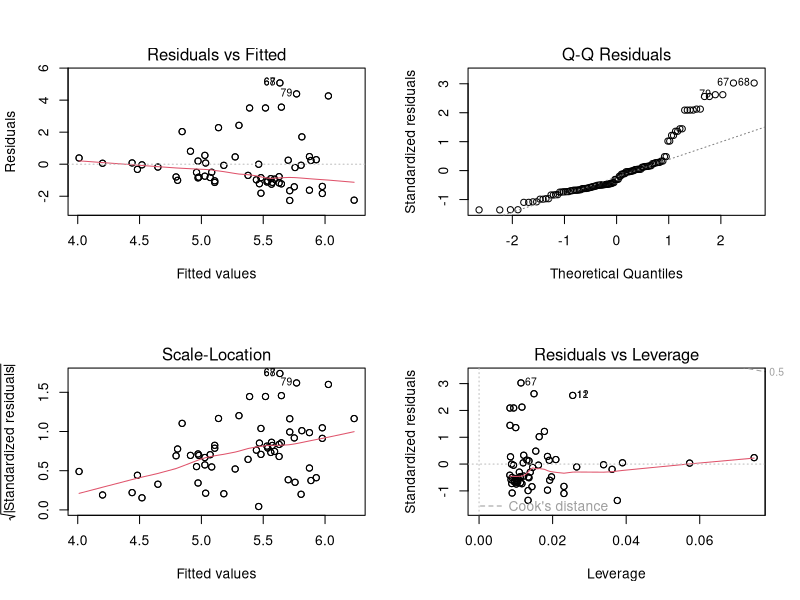
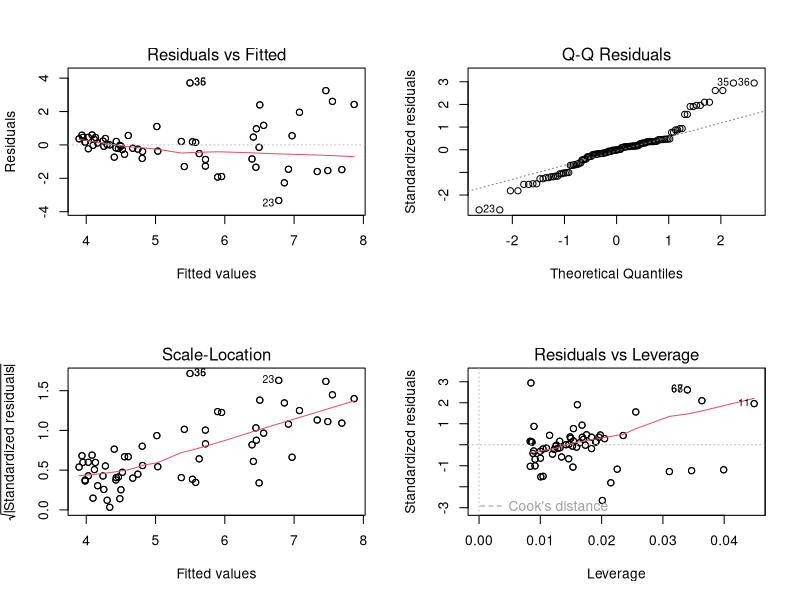
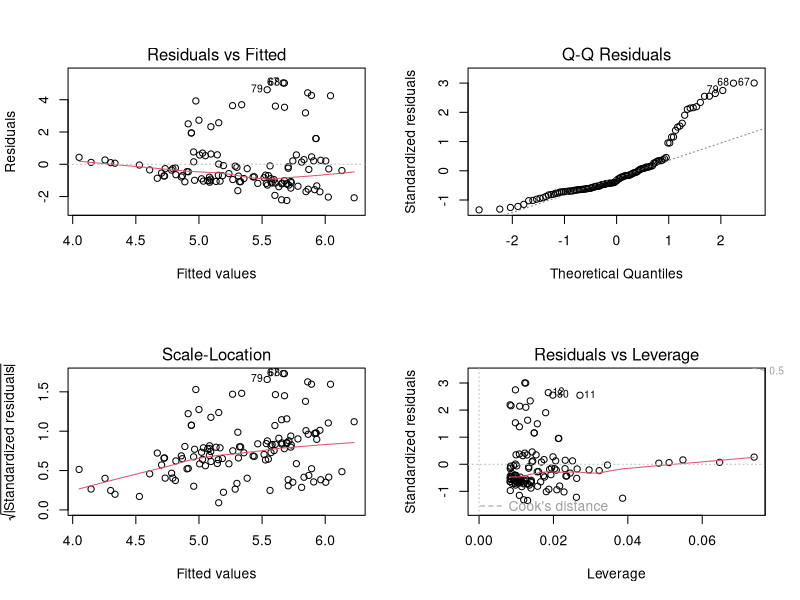
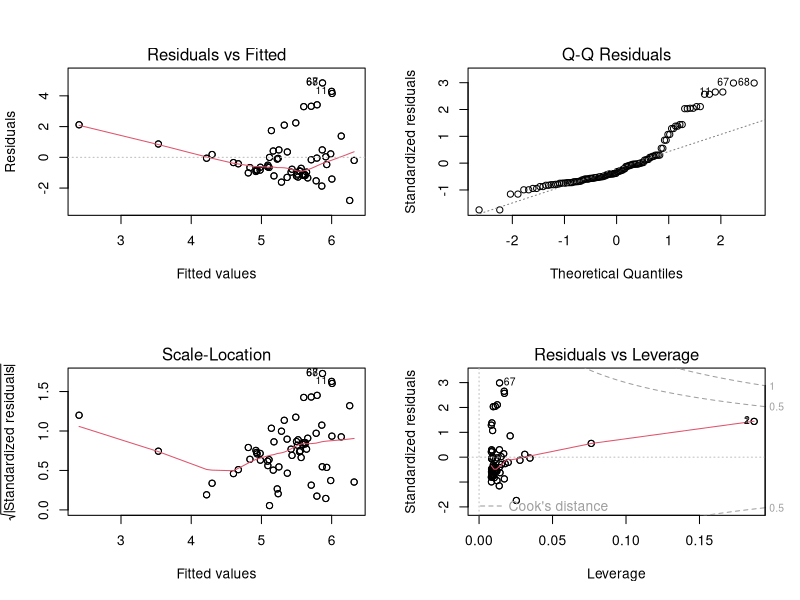
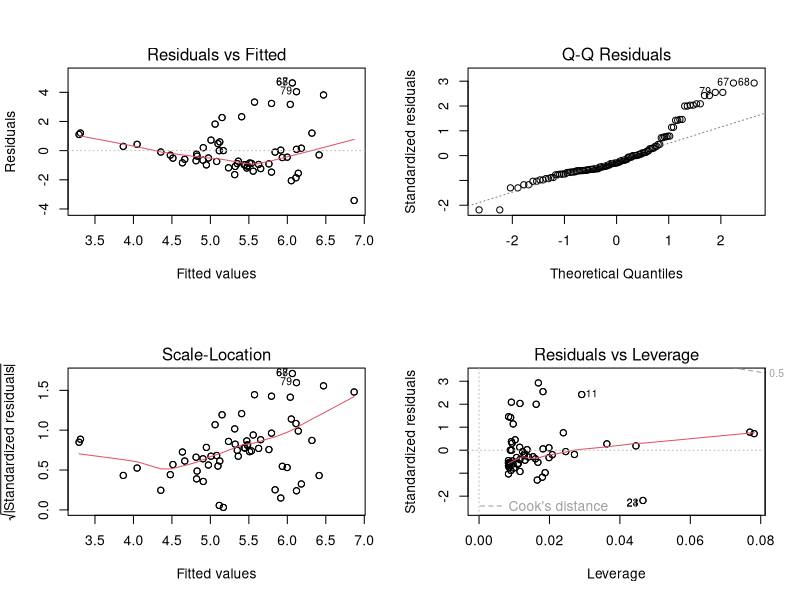
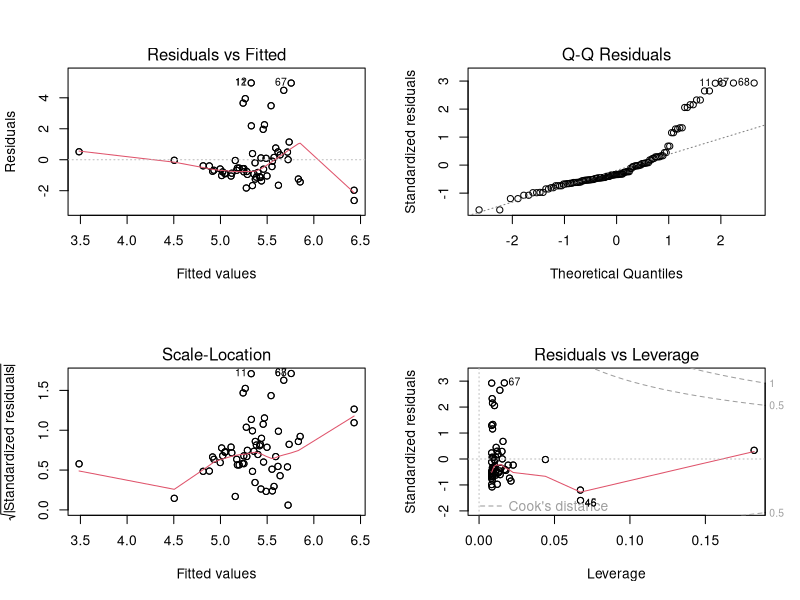
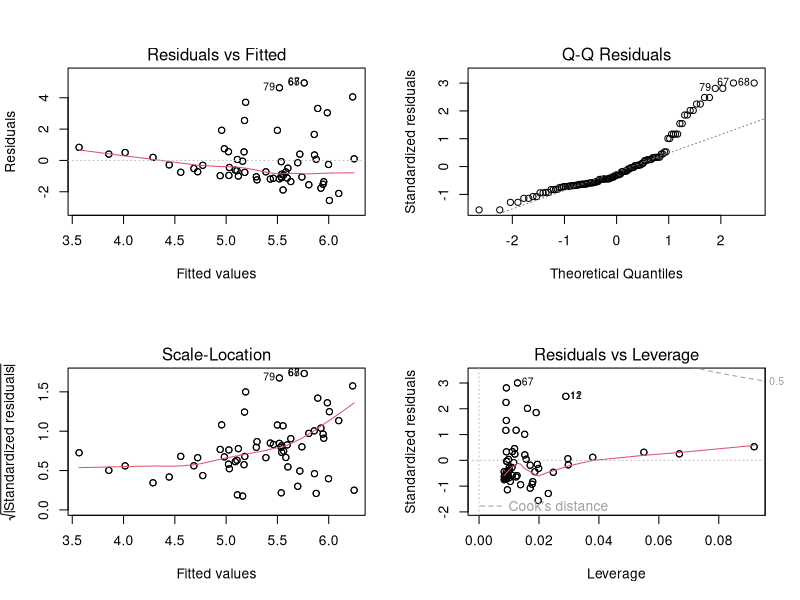
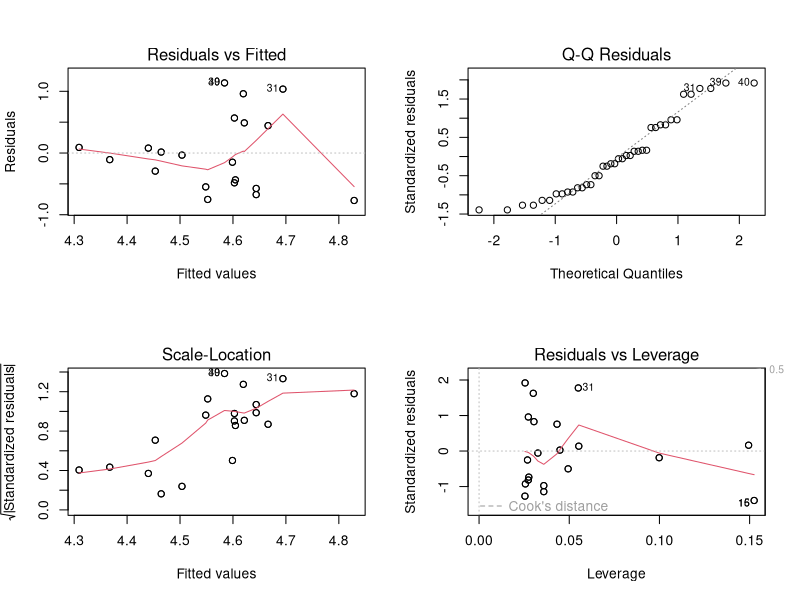

Write R code to recreate these figures, in order.
library(tidyverse)
library(readxl)
library(gridExtra)
library(ggpubr)
library(reshape2)
library(lme4)

maize <- read_excel("Maize dataset.xlsx")

#1. checking for normal distribution
#1.1 without treatment differentiation
spad.model <- lm(FM_Rest_Ernteblatt ~ SPAD, data = maize)
lab.model <- lm(FM_Rest_Ernteblatt ~ Chl_Labor, data = maize)
dualex.model <- lm(FM_Rest_Ernteblatt ~ Chl, data = maize)
multi.model1 <- lm(FM_Rest_Ernteblatt ~ SFR_R, data = maize)
multi.model2 <- lm(FM_Rest_Ernteblatt ~ SFR_G, data = maize)
field.model1 <- lm(FM_Rest_Ernteblatt ~ NDWI, data = maize)
field.model2 <- lm(FM_Rest_Ernteblatt ~ ChlNDI, data = maize)

par(mfrow = c(2, 2))
plot(spad.model)
plot(lab.model)
plot(dualex.model)
plot(multi.model1)
plot(multi.model2)
plot(field.model1)
plot(field.model2)
par(mfrow = c(1, 1))

shapiro.test(maize$FM_Rest_Ernteblatt)
shapiro.test(maize$Pflanzenhoehe)
shapiro.test(maize$SPAD)
shapiro.test(maize$Chl_Labor)
shapiro.test(maize$Chl)
shapiro.test(maize$SFR_R)
shapiro.test(maize$SFR_G)
shapiro.test(maize$NDWI)
shapiro.test(maize$ChlNDI)

#1.2 with treatment differentiation
mangel <- filter(maize, Treatment == "Nährstoffmangel")
trocken <- filter(maize, Treatment == "Trockenstress")
kontr <- filter(maize, Treatment == "Kontrolle")

#mangel
spad.model <- lm(FM_Rest_Ernteblatt ~ SPAD, data = mangel)
lab.model <- lm(FM_Rest_Ernteblatt ~ Chl_Labor, data = mangel)
dualex.model <- lm(FM_Rest_Ernteblatt ~ Chl, data = mangel)
multi.model1 <- lm(FM_Rest_Ernteblatt ~ SFR_R, data = mangel)
multi.model2 <- lm(FM_Rest_Ernteblatt ~ SFR_G, data = mangel)
field.model1 <- lm(FM_Rest_Ernteblatt ~ NDWI, data = mangel)
field.model2 <- lm(FM_Rest_Ernteblatt ~ ChlNDI, data = mangel)

par(mfrow = c(2, 2))
plot(spad.model)
plot(lab.model)
plot(dualex.model)
plot(multi.model1)
plot(multi.model2)
plot(field.model1)
plot(field.model2)
par(mfrow = c(1, 1))

shapiro.test(mangel$FM_Rest_Ernteblatt)
shapiro.test(mangel$Pflanzenhoehe)
shapiro.test(mangel$SPAD)
shapiro.test(mangel$Chl_Labor)
shapiro.test(mangel$Chl)
shapiro.test(mangel$SFR_R)
shapiro.test(mangel$SFR_G)
shapiro.test(mangel$NDWI)
shapiro.test(mangel$ChlNDI)

#trocken
spad.model <- lm(FM_Rest_Ernteblatt ~ SPAD, data = trocken)
lab.model <- lm(FM_Rest_Ernteblatt ~ Chl_Labor, data = trocken)
dualex.model <- lm(FM_Rest_Ernteblatt ~ Chl, data = trocken)
multi.model1 <- lm(FM_Rest_Ernteblatt ~ SFR_R, data = trocken)
multi.model2 <- lm(FM_Rest_Ernteblatt ~ SFR_G, data = trocken)
field.model1 <- lm(FM_Rest_Ernteblatt ~ NDWI, data = trocken)
field.model2 <- lm(FM_Rest_Ernteblatt ~ ChlNDI, data = trocken)

par(mfrow = c(2, 2))
plot(spad.model)
plot(lab.model)
plot(dualex.model)
plot(multi.model1)
plot(multi.model2)
plot(field.model1)
plot(field.model2)
par(mfrow = c(1, 1))

shapiro.test(trocken$FM_Rest_Ernteblatt)
shapiro.test(trocken$Pflanzenhoehe)
shapiro.test(trocken$SPAD)
shapiro.test(trocken$Chl_Labor)
shapiro.test(trocken$Chl)
shapiro.test(trocken$SFR_R)
shapiro.test(trocken$SFR_G)
shapiro.test(trocken$NDWI)
shapiro.test(trocken$ChlNDI)

#kontrolle
spad.model <- lm(FM_Rest_Ernteblatt ~ SPAD, data = kontr)
lab.model <- lm(FM_Rest_Ernteblatt ~ Chl_Labor, data = kontr)
dualex.model <- lm(FM_Rest_Ernteblatt ~ Chl, data = kontr)
multi.model1 <- lm(FM_Rest_Ernteblatt ~ SFR_R, data = kontr)
multi.model2 <- lm(FM_Rest_Ernteblatt ~ SFR_G, data = kontr)
field.model1 <- lm(FM_Rest_Ernteblatt ~ NDWI, data = kontr)
field.model2 <- lm(FM_Rest_Ernteblatt ~ ChlNDI, data = kontr)

par(mfrow = c(2, 2))
plot(spad.model)
plot(lab.model)
plot(dualex.model)
plot(multi.model1)
plot(multi.model2)
plot(field.model1)
plot(field.model2)
par(mfrow = c(1, 1))

shapiro.test(kontr$FM_Rest_Ernteblatt)
shapiro.test(kontr$Pflanzenhoehe)
shapiro.test(kontr$SPAD)
shapiro.test(kontr$Chl_Labor)
shapiro.test(kontr$Chl)
shapiro.test(kontr$SFR_R)
shapiro.test(kontr$SFR_G)
shapiro.test(kontr$NDWI)
shapiro.test(kontr$ChlNDI)

#2. plotting the correlation (I used pearson for now, not shure about it though)
#2.1 whole dataset
#correlation matrix
cor.df <- select(maize, Chl_Labor, SPAD, Chl, SFR_R, ChlNDI)

cormat <- round(cor(cor.df),2)

get_lower_tri<-function(cormat){
  cormat[upper.tri(cormat)] <- NA
  return(cormat)
}

get_upper_tri <- function(cormat){
  cormat[lower.tri(cormat)]<- NA
  return(cormat)
}

lt <- get_lower_tri(cormat)
lt

lt <- melt(lt)

ggplot(lt, aes(Var2, Var1, fill = value))+
  geom_tile(color = "white")+
  scale_fill_gradient2(low = "blue", high = "red", mid = "white", 
                       midpoint = 0, limit = c(-1,1), space = "Lab", 
                       name="Pearson\nCorrelation") +
  theme_minimal()+ 
  theme(axis.text.x = element_text(angle = 45, vjust = 1, 
                                   size = 12, hjust = 1))+
  coord_fixed()
  
upper_tri <- get_upper_tri(cormat)

melted_cormat <- melt(upper_tri, na.rm = TRUE)

ggheatmap <- ggplot(melted_cormat, aes(Var2, Var1, fill = value))+
  geom_tile(color = "white")+
  scale_fill_gradient2(low = "blue", high = "red", mid = "white", 
                       midpoint = 0, limit = c(-1,1), space = "Lab", 
                       name="Pearson\nCorrelation") +
  theme_minimal()+ # minimal theme
  theme(axis.text.x = element_text(angle = 45, vjust = 1, 
                                   size = 12, hjust = 1)) +
  ggtitle("No Treatment Differentiation") +
  coord_fixed()

ggheatmap + 
  geom_text(aes(Var2, Var1, label = value), color = "black", size = 4) +
  theme(
    axis.title.x = element_blank(),
    axis.title.y = element_blank(),
    panel.grid.major = element_blank(),
    panel.border = element_blank(),
    panel.background = element_blank(),
    axis.ticks = element_blank(),
    legend.justification = c(1, 0),
    legend.position = c(0.6, 0.7),
    legend.direction = "horizontal")+
  guides(fill = guide_colorbar(barwidth = 7, barheight = 1,
                               title.position = "top", title.hjust = 0.5))

#SPAD
a <- ggscatter(maize, x = "SPAD", y = "Chl_Labor", 
          add = "reg.line",                        
          conf.int = TRUE, cor.method = "pearson", cor.coef = TRUE,                       
          color = "Treatment", palette = "jco", title = "SPAD",         
          shape = "Treatment")

e <- ggplot(maize, aes(x = SPAD, y = Chl_Labor, color = Treatment, shape = Treatment)) +
  geom_point() + 
  geom_smooth(method = lm) +
  ggtitle("SPAD") +
  theme_bw()
  
#dualex
b <- ggscatter(maize, x = "Chl", y = "Chl_Labor", 
          add = "reg.line",                        
          conf.int = TRUE, cor.method = "pearson", cor.coef = TRUE,                       
          color = "Treatment", palette = "jco", title = "Dualex",           
          shape = "Treatment")

f <- ggplot(maize, aes(x = Chl, y = Chl_Labor, color = Treatment, shape = Treatment)) +
  geom_point() + 
  geom_smooth(method = lm) + 
  ggtitle("Dualex") +
  theme_bw()

#multiplex
c <- ggscatter(maize, x = "SFR_R", y = "Chl_Labor", 
          add = "reg.line",                        
          conf.int = TRUE, cor.method = "pearson", cor.coef = TRUE,                       
          color = "Treatment", palette = "jco", title = "Multiplex",          
          shape = "Treatment")

g <- ggplot(maize, aes(x = SFR_R, y = Chl_Labor, color = Treatment, shape = Treatment)) +
  geom_point() + 
  geom_smooth(method = lm) + 
  ggtitle("Multiplex") +
  theme_bw()

#FieldSpec
d <- ggscatter(maize, x = "ChlNDI", y = "Chl_Labor", 
          add = "reg.line",                        
          conf.int = TRUE, cor.method = "pearson", cor.coef = TRUE,                       
          color = "Treatment", palette = "jco", title = "Fieldspec",           
          shape = "Treatment")

h <- ggplot(maize, aes(x = ChlNDI, y = Chl_Labor, color = Treatment, shape = Treatment)) +
  geom_point() + 
  geom_smooth(method = lm) + 
  ggtitle("Fieldspec") +
  theme_bw()

ggarrange(a, b, c, d)
ggarrange(e, f, g, h)

#2.2 with treatment differentiation 
#mangel
cor.df <- select(mangel, Chl_Labor, SPAD, Chl, SFR_R, ChlNDI)

cormat <- round(cor(cor.df),2)

lt <- get_upper_tri(cormat)
lt

lt <- melt(lt, na.rm = TRUE)

ggheatmap <- ggplot(lt, aes(Var2, Var1, fill = value))+
  geom_tile(color = "white")+
  scale_fill_gradient2(low = "blue", high = "red", mid = "white", 
                       midpoint = 0, limit = c(-1,1), space = "Lab", 
                       name="Pearson\nCorrelation") +
  theme_minimal()+ 
  theme(axis.text.x = element_text(angle = 45, vjust = 1, 
                                   size = 12, hjust = 1)) +
  ggtitle("Mangel") +
  coord_fixed()

ggheatmap + 
  geom_text(aes(Var2, Var1, label = value), color = "black", size = 4) +
  theme(
    axis.title.x = element_blank(),
    axis.title.y = element_blank(),
    panel.grid.major = element_blank(),
    panel.border = element_blank(),
    panel.background = element_blank(),
    axis.ticks = element_blank(),
    legend.justification = c(1, 0),
    legend.position = c(0.6, 0.7),
    legend.direction = "horizontal")+
  guides(fill = guide_colorbar(barwidth = 7, barheight = 1,
                               title.position = "top", title.hjust = 0.5))

#spad
a <- ggscatter(mangel, x = "SPAD", y = "Chl_Labor", 
          add = "reg.line",                        
          conf.int = TRUE, cor.method = "pearson", cor.coef = TRUE,                       
          color = "Treatment", palette = "jco", title = "SPAD",          
          shape = "Treatment")

#dualex
b <- ggscatter(mangel, x = "Chl", y = "Chl_Labor", 
          add = "reg.line",                        
          conf.int = TRUE, cor.method = "pearson", cor.coef = TRUE,                       
          color = "Treatment", palette = "jco", title =  "Dualex",          
          shape = "Treatment")

#multiplex
c <- ggscatter(mangel, x = "SFR_R", y = "Chl_Labor", 
          add = "reg.line",                        
          conf.int = TRUE, cor.method = "pearson", cor.coef = TRUE,                       
          color = "Treatment", palette = "jco", title = "Multiplex",          
          shape = "Treatment")

#fieldspec
d <- ggscatter(mangel, x = "ChlNDI", y = "Chl_Labor", 
          add = "reg.line",                        
          conf.int = TRUE, cor.method = "pearson", cor.coef = TRUE,                       
          color = "Treatment", palette = "jco", title = "Fieldspec",            
          shape = "Treatment")

ggarrange(a, b, c, d)

#trocken
cor.df <- select(trocken, Chl_Labor, SPAD, Chl, SFR_R, ChlNDI)

cormat <- round(cor(cor.df),2)

lt <- get_upper_tri(cormat)
lt

lt <- melt(lt, na.rm = TRUE)

ggheatmap <- ggplot(lt, aes(Var2, Var1, fill = value))+
  geom_tile(color = "white")+
  scale_fill_gradient2(low = "blue", high = "red", mid = "white", 
                       midpoint = 0, limit = c(-1,1), space = "Lab", 
                       name="Pearson\nCorrelation") +
  theme_minimal()+ 
  theme(axis.text.x = element_text(angle = 45, vjust = 1, 
                                   size = 12, hjust = 1)) +
  ggtitle("Trockenstress") +
  coord_fixed()

ggheatmap + 
  geom_text(aes(Var2, Var1, label = value), color = "black", size = 4) +
  theme(
    axis.title.x = element_blank(),
    axis.title.y = element_blank(),
    panel.grid.major = element_blank(),
    panel.border = element_blank(),
    panel.background = element_blank(),
    axis.ticks = element_blank(),
    legend.justification = c(1, 0),
    legend.position = c(0.6, 0.7),
    legend.direction = "horizontal")+
  guides(fill = guide_colorbar(barwidth = 7, barheight = 1,
                               title.position = "top", title.hjust = 0.5))

#spad
a <- ggscatter(trocken, x = "SPAD", y = "Chl_Labor", 
               add = "reg.line",                        
               conf.int = TRUE, cor.method = "pearson", cor.coef = TRUE,                       
               color = "Treatment", palette = "jco", title = "SPAD",          
               shape = "Treatment")

#dualex
b <- ggscatter(trocken, x = "Chl", y = "Chl_Labor", 
               add = "reg.line",                        
               conf.int = TRUE, cor.method = "pearson", cor.coef = TRUE,                       
               color = "Treatment", palette = "jco", title =  "Dualex",          
               shape = "Treatment")

#multiplex
c <- ggscatter(trocken, x = "SFR_R", y = "Chl_Labor", 
               add = "reg.line",                        
               conf.int = TRUE, cor.method = "pearson", cor.coef = TRUE,                       
               color = "Treatment", palette = "jco", title = "Multiplex",          
               shape = "Treatment")

#fieldspec
d <- ggscatter(trocken, x = "ChlNDI", y = "Chl_Labor", 
               add = "reg.line",                        
               conf.int = TRUE, cor.method = "pearson", cor.coef = TRUE,                       
               color = "Treatment", palette = "jco", title = "Fieldspec",            
               shape = "Treatment")

ggarrange(a, b, c, d)

#kontrolle
cor.df <- select(kontr, Chl_Labor, SPAD, Chl, SFR_R, ChlNDI)

cormat <- round(cor(cor.df),2)

lt <- get_upper_tri(cormat)
lt

lt <- melt(lt, na.rm = TRUE)

ggheatmap <- ggplot(lt, aes(Var2, Var1, fill = value))+
  geom_tile(color = "white")+
  scale_fill_gradient2(low = "blue", high = "red", mid = "white", 
                       midpoint = 0, limit = c(-1,1), space = "Lab", 
                       name="Pearson\nCorrelation") +
  theme_minimal()+ 
  theme(axis.text.x = element_text(angle = 45, vjust = 1, 
                                   size = 12, hjust = 1)) +
  ggtitle("Kontrolle") +
  coord_fixed()

ggheatmap + 
  geom_text(aes(Var2, Var1, label = value), color = "black", size = 4) +
  theme(
    axis.title.x = element_blank(),
    axis.title.y = element_blank(),
    panel.grid.major = element_blank(),
    panel.border = element_blank(),
    panel.background = element_blank(),
    axis.ticks = element_blank(),
    legend.justification = c(1, 0),
    legend.position = c(0.6, 0.7),
    legend.direction = "horizontal")+
  guides(fill = guide_colorbar(barwidth = 7, barheight = 1,
                               title.position = "top", title.hjust = 0.5))

#spad
a <- ggscatter(kontr, x = "SPAD", y = "Chl_Labor", 
               add = "reg.line",                        
               conf.int = TRUE, cor.method = "pearson", cor.coef = TRUE,                       
               color = "Treatment", palette = "jco", title = "SPAD",          
               shape = "Treatment")

#dualex
b <- ggscatter(kontr, x = "Chl", y = "Chl_Labor", 
               add = "reg.line",                        
               conf.int = TRUE, cor.method = "pearson", cor.coef = TRUE,                       
               color = "Treatment", palette = "jco", title =  "Dualex",          
               shape = "Treatment")

#multiplex
c <- ggscatter(kontr, x = "SFR_R", y = "Chl_Labor", 
               add = "reg.line",                        
               conf.int = TRUE, cor.method = "pearson", cor.coef = TRUE,                       
               color = "Treatment", palette = "jco", title = "Multiplex",          
               shape = "Treatment")

#fieldspec
d <- ggscatter(kontr, x = "ChlNDI", y = "Chl_Labor", 
               add = "reg.line",                        
               conf.int = TRUE, cor.method = "pearson", cor.coef = TRUE,                       
               color = "Treatment", palette = "jco", title = "Fieldspec",            
               shape = "Treatment")

ggarrange(a, b, c, d)

#phenological plots
#height -> strange error if you add notches, maybe look at this again
q <- ggplot(maize, aes(x = Treatment, y = Pflanzenhoehe, fill = Treatment)) +
  geom_boxplot(show.legend = FALSE) +
  ggtitle("A") +
  ylab("Plant height [cm?]") +
  geom_jitter(position = position_jitter(0.2), show.legend = FALSE) +
  theme_bw() 
q

#leafe density
w <- ggplot(maize, aes(x = Treatment, y = Blattdichte, fill = Treatment)) +
  geom_boxplot(show.legend = FALSE) +
  ggtitle("B") +
  ylab("Leafe density [Leaves/?]") +
  geom_jitter(position = position_jitter(0.2), show.legend = FALSE) +
  theme_bw() 
w

ggarrange(q, w)

#testing if the treatments have a sig. effect on the Plantheight
h1 <- lm(Pflanzenhoehe ~ Treatment, data = maize)
summary(h1)

h0 <- lm(Pflanzenhoehe ~ 1, data = maize)
summary(h0)

par(mfrow = c(2, 2))
plot(h1)
plot(h0)
par(mfrow = c(1, 1))

shapiro.test(maize$Pflanzenhoehe)

anova(h1, h0) #h1 is definitely the better model, but seems to be not nd
#p-value if we use lm and expect this to be nd: 0.0003835 -> Treatments have an effect

#using glm 
h1 <- glm(Pflanzenhoehe ~ Treatment, data = maize)
summary(h1)
#Nährstoffmangel seems to have a significant effect, trockenstress not??? (not sure about this, 
#never used a glm)

#testing if the treatments have a sig. effect on the chl_lab content
h1 <- lm(Chl_Labor ~ Treatment, data = maize)
summary(h1)

h0 <- lm(Chl_Labor ~ 1, data = maize)
summary(h0)

par(mfrow = c(2, 2))
plot(h1)
plot(h0)
par(mfrow = c(1, 1))

shapiro.test(maize$Chl_Labor)

anova(h1, h0)
#The treatments seem to have a sign effect on the chl lab content and nd seems at least more likely
#p-value: 0.007401
